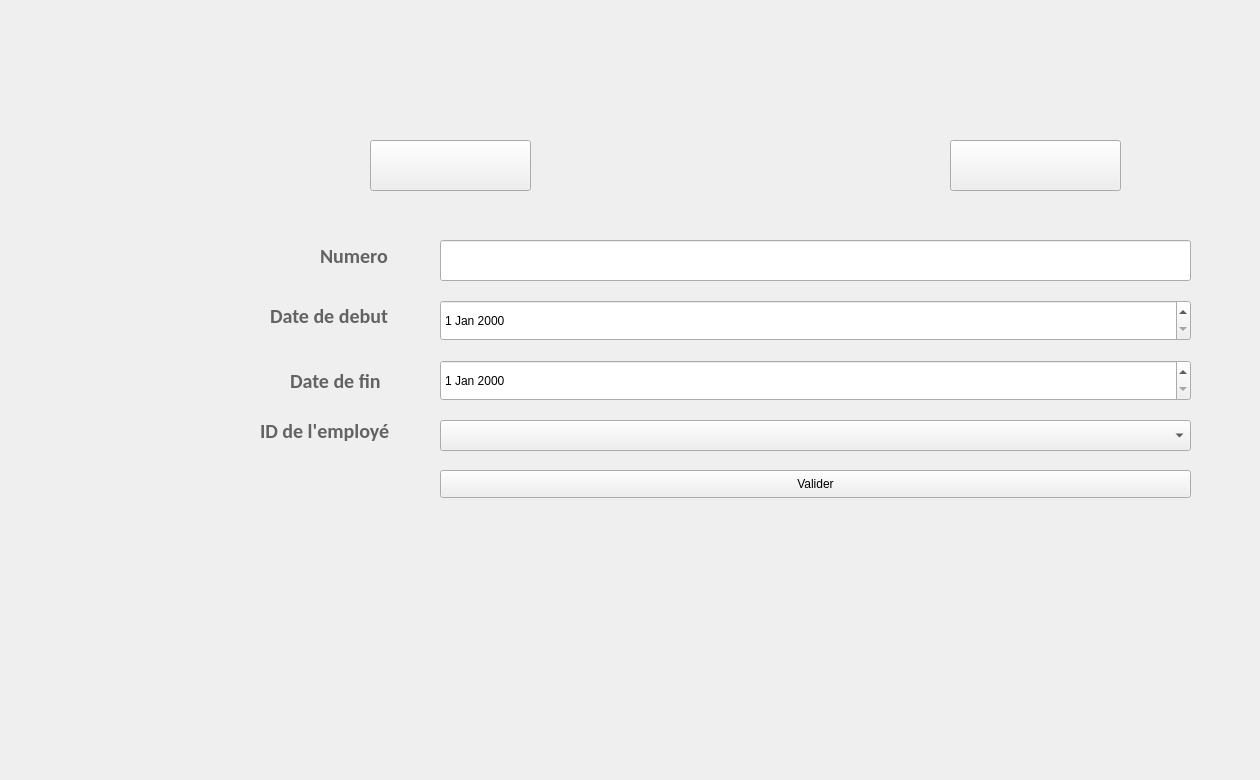
    <widget class="QWidget" name="page_16">
     <widget class="QLabel" name="label_73">
      <property name="geometry">
       <rect>
        <x>0</x>
        <y>-20</y>
        <width>1251</width>
        <height>771</height>
       </rect>
      </property>
      <property name="text">
       <string/>
      </property>
      <property name="pixmap">
       <pixmap>../../Desktop/anglais/projet c++ design/conge.png</pixmap>
      </property>
      <property name="scaledContents">
       <bool>true</bool>
      </property>
     </widget>
     <widget class="QLineEdit" name="numconge">
      <property name="geometry">
       <rect>
        <x>440</x>
        <y>240</y>
        <width>751</width>
        <height>41</height>
       </rect>
      </property>
      <property name="styleSheet">
       <string notr="true"/>
      </property>
     </widget>
     <widget class="QLabel" name="label_81">
      <property name="geometry">
       <rect>
        <x>320</x>
        <y>240</y>
        <width>111</width>
        <height>31</height>
       </rect>
      </property>
      <property name="font">
       <font>
        <family>Calibri</family>
        <pointsize>15</pointsize>
        <weight>75</weight>
        <bold>true</bold>
       </font>
      </property>
      <property name="styleSheet">
       <string notr="true">color: rgb(99, 99, 99);</string>
      </property>
      <property name="text">
       <string>Numero</string>
      </property>
     </widget>
     <widget class="QLabel" name="label_74">
      <property name="geometry">
       <rect>
        <x>290</x>
        <y>360</y>
        <width>151</width>
        <height>41</height>
       </rect>
      </property>
      <property name="font">
       <font>
        <family>Calibri</family>
        <pointsize>15</pointsize>
        <weight>75</weight>
        <bold>true</bold>
       </font>
      </property>
      <property name="styleSheet">
       <string notr="true">color :#636363;</string>
      </property>
      <property name="text">
       <string>Date de fin</string>
      </property>
     </widget>
     <widget class="QLabel" name="label_78">
      <property name="geometry">
       <rect>
        <x>260</x>
        <y>410</y>
        <width>201</width>
        <height>41</height>
       </rect>
      </property>
      <property name="font">
       <font>
        <family>Calibri</family>
        <pointsize>15</pointsize>
        <weight>75</weight>
        <bold>true</bold>
       </font>
      </property>
      <property name="styleSheet">
       <string notr="true">color :#636363;</string>
      </property>
      <property name="text">
       <string>ID de l'employé </string>
      </property>
     </widget>
     <widget class="QLabel" name="label_76">
      <property name="geometry">
       <rect>
        <x>270</x>
        <y>300</y>
        <width>201</width>
        <height>31</height>
       </rect>
      </property>
      <property name="font">
       <font>
        <family>Calibri</family>
        <pointsize>15</pointsize>
        <weight>75</weight>
        <bold>true</bold>
       </font>
      </property>
      <property name="styleSheet">
       <string notr="true">color :#636363;</string>
      </property>
      <property name="text">
       <string>Date de debut </string>
      </property>
     </widget>
     <widget class="QPushButton" name="ajoutconge">
      <property name="geometry">
       <rect>
        <x>440</x>
        <y>470</y>
        <width>751</width>
        <height>28</height>
       </rect>
      </property>
      <property name="text">
       <string>Valider</string>
      </property>
     </widget>
     <widget class="QDateEdit" name="dated">
      <property name="geometry">
       <rect>
        <x>440</x>
        <y>300</y>
        <width>751</width>
        <height>41</height>
       </rect>
      </property>
     </widget>
     <widget class="QDateEdit" name="datef">
      <property name="geometry">
       <rect>
        <x>440</x>
        <y>360</y>
        <width>751</width>
        <height>41</height>
       </rect>
      </property>
     </widget>
     <widget class="QComboBox" name="comboBoxid">
      <property name="geometry">
       <rect>
        <x>440</x>
        <y>420</y>
        <width>751</width>
        <height>31</height>
       </rect>
      </property>
     </widget>
     <widget class="QPushButton" name="emppp">
      <property name="geometry">
       <rect>
        <x>370</x>
        <y>140</y>
        <width>161</width>
        <height>51</height>
       </rect>
      </property>
      <property name="text">
       <string/>
      </property>
     </widget>
     <widget class="QPushButton" name="push">
      <property name="geometry">
       <rect>
        <x>950</x>
        <y>140</y>
        <width>171</width>
        <height>51</height>
       </rect>
      </property>
      <property name="text">
       <string/>
      </property>
     </widget>
    </widget>
